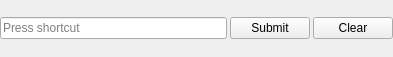
<?xml version="1.0" encoding="UTF-8"?>
<ui version="4.0">
 <class>Form</class>
 <widget class="QWidget" name="Form">
  <property name="geometry">
   <rect>
    <x>0</x>
    <y>0</y>
    <width>393</width>
    <height>57</height>
   </rect>
  </property>
  <property name="windowTitle">
   <string>Form</string>
  </property>
  <layout class="QGridLayout" name="gridLayout">
   <property name="leftMargin">
    <number>0</number>
   </property>
   <property name="topMargin">
    <number>0</number>
   </property>
   <property name="rightMargin">
    <number>0</number>
   </property>
   <property name="bottomMargin">
    <number>0</number>
   </property>
   <property name="horizontalSpacing">
    <number>3</number>
   </property>
   <property name="verticalSpacing">
    <number>0</number>
   </property>
   <item row="0" column="0">
    <widget class="QKeySequenceEdit" name="keySequenceEdit"/>
   </item>
   <item row="0" column="2">
    <widget class="QPushButton" name="clear_pushButton">
     <property name="text">
      <string>Clear</string>
     </property>
    </widget>
   </item>
   <item row="0" column="1">
    <widget class="QPushButton" name="submit_pushButton">
     <property name="text">
      <string>Submit</string>
     </property>
    </widget>
   </item>
  </layout>
 </widget>
 <resources/>
 <connections/>
</ui>
